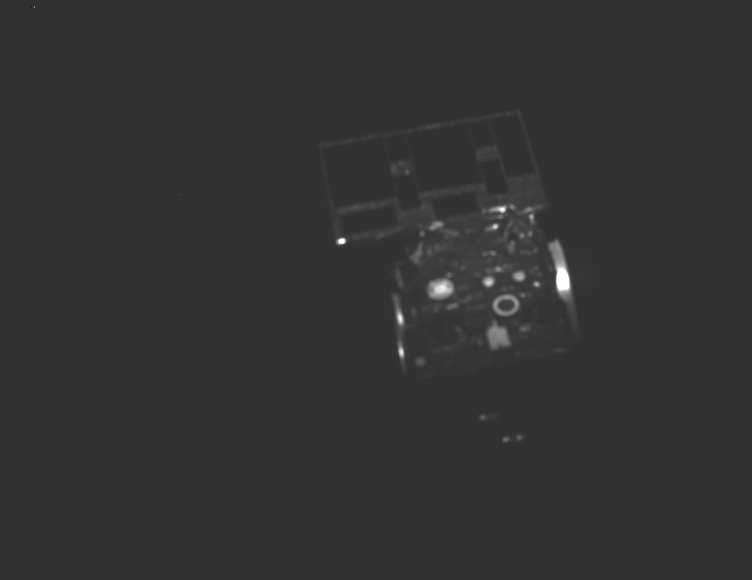
#> input picture python-version/test_images/setup 5/A231212_10145093.png, 752 x 580 px
$ python image.py
#> lines starting #> are read from the running program, lines starting #| are printed output that depends on the picture
import cv2 as cv

alpha = 1.0
beta = 0


def set_alpha(new_alpha):
    global alpha
    alpha = new_alpha
    on_trackbar_change()


def set_beta(new_beta):
    global beta
    beta = new_beta
    on_trackbar_change()


def on_trackbar_change():
    # change brightness
    im = cv.imread("setup 5/A231212_10145093.png");
    im = cv.convertScaleAbs(im, alpha=alpha, beta=beta)

    # show image
    cv.imshow("Image", im)


# create trackbar
cv.namedWindow("Image", cv.WINDOW_NORMAL)
cv.createTrackbar("Brightness", "Image", 0, 100, lambda val: set_beta(val))
#> slider 'Brightness' is set to 33
cv.createTrackbar("Contrast", "Image", 1, 100, lambda val: set_alpha(val))

on_trackbar_change()
#> in on_trackbar_change, im is the input picture: shape (580, 752, 3); min 31, max 255, mean 50
cv.waitKey(0)
#> in on_trackbar_change (call 2), `im = cv.convertScaleAbs(im, alpha=alpha, beta=beta)`:
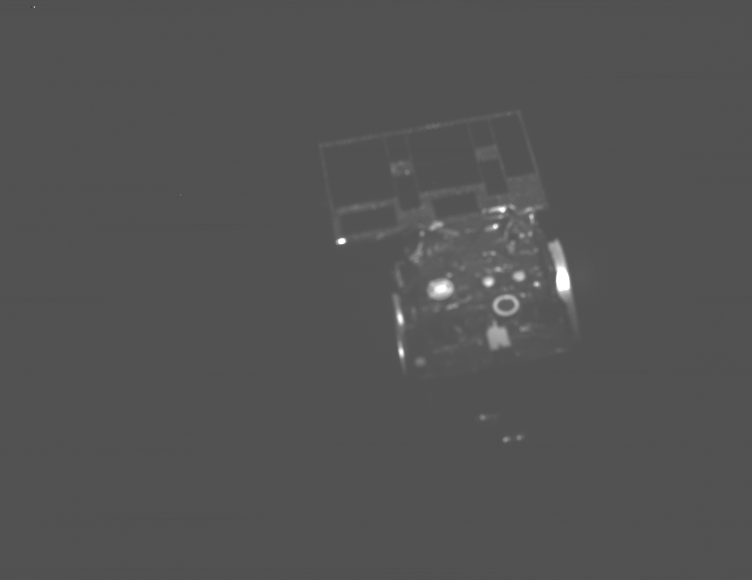
#> im: shape (580, 752, 3); min 64, max 255, mean 83
